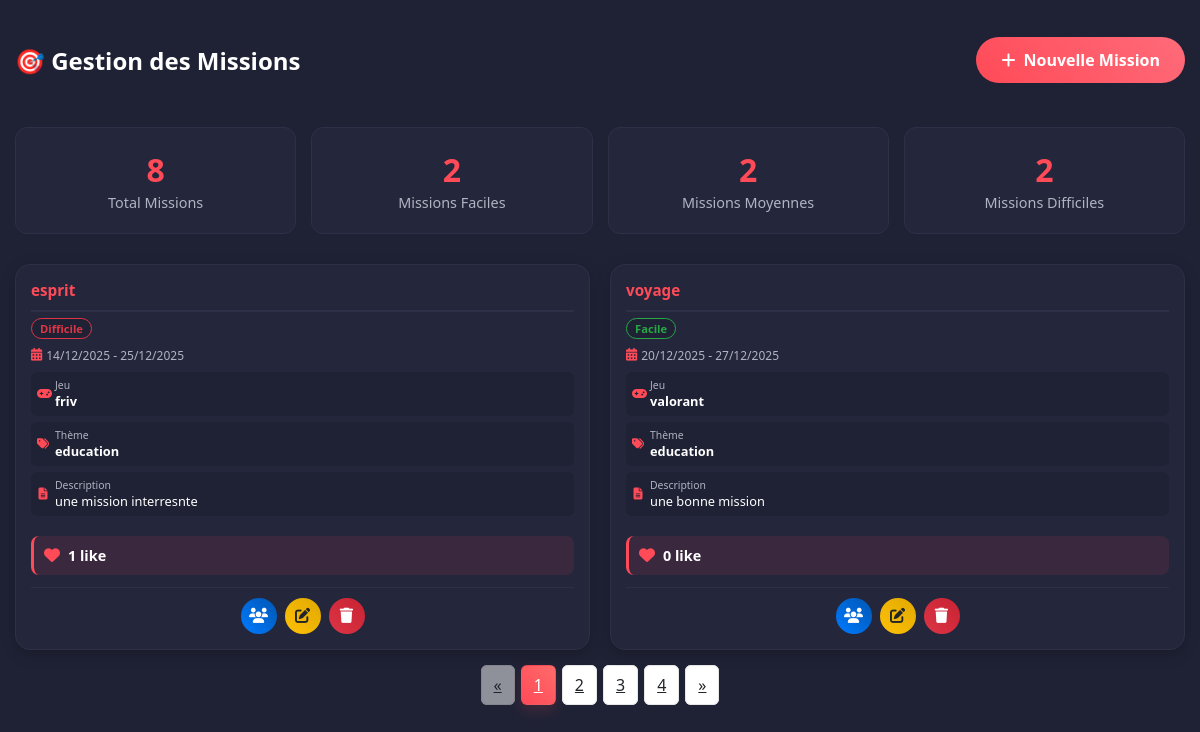
Before: /view/backoffice/mission/missionliste.php with the older database file.
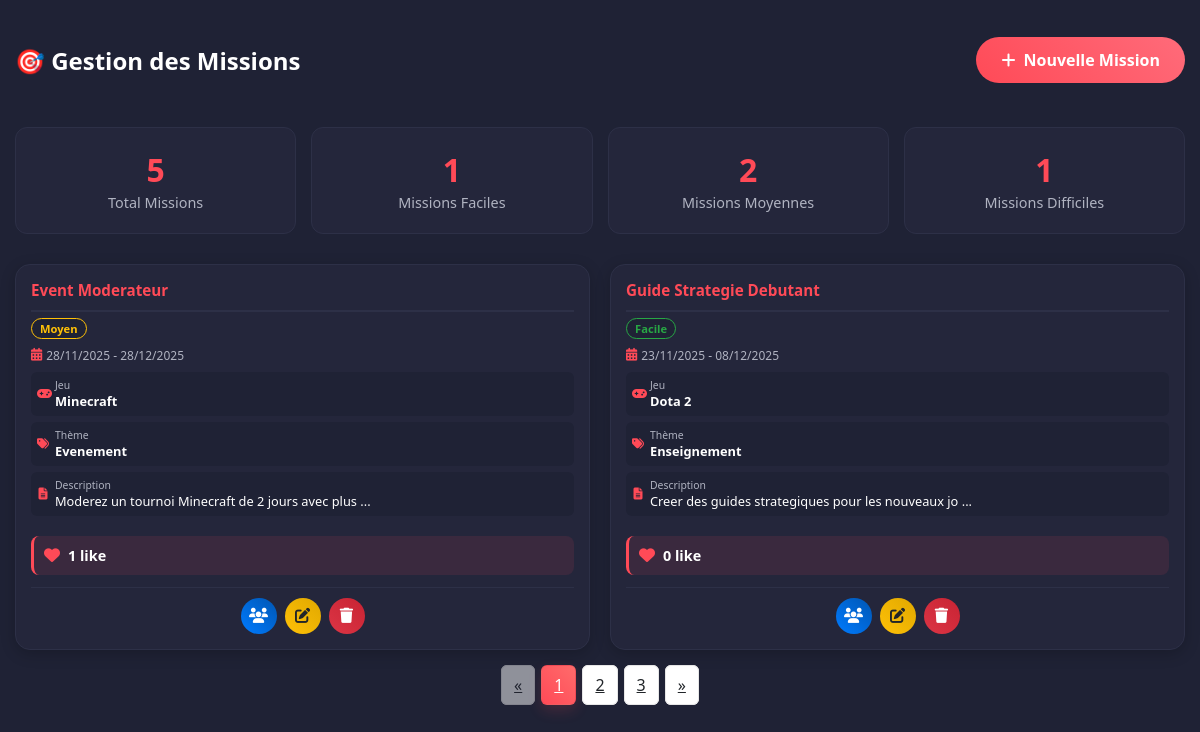
After: the same page with the newer database file.
### tables this page shows
CREATE TABLE `missions` (
  `id` int(11) NOT NULL,
  `titre` varchar(255) NOT NULL,
  `jeu` varchar(100) NOT NULL,
  `theme` varchar(100) DEFAULT NULL,
  `niveau_difficulte` enum('Facile','Moyen','Difficile','Expert') DEFAULT 'Moyen',
  `description` longtext DEFAULT NULL,
  `competences_requises` varchar(500) DEFAULT NULL,
  `salaire_propose` decimal(10,2) DEFAULT NULL,
  `duree_estimee` varchar(100) DEFAULT NULL,
  `nombre_places` int(11) DEFAULT 1,
  `date_creation` timestamp NOT NULL DEFAULT current_timestamp(),
  `date_debut` date DEFAULT NULL,
  `date_fin` date DEFAULT NULL,
  `statut` enum('Ouverte','En cours','Fermee','Annulee') DEFAULT 'Ouverte',
  `createur_id` int(11) NOT NULL,
  `partenaire_id` int(11) DEFAULT NULL
);

### db_config.php (called while the page is built)
<?php
class config
{
    private static $pdo = null;
    public static function getConnexion()
    {
        if (!isset(self::$pdo)) {
            $servername = "localhost";
            $username = "root";
            $password = "";
            $dbname = "projetweb3";
            $port = 3306;
            try {
                self::$pdo = new PDO(
                    "mysql:host=$servername;port=$port;dbname=$dbname",
                    $username,
                    $password,
                    [
                        PDO::ATTR_ERRMODE => PDO::ERRMODE_EXCEPTION,
                        PDO::ATTR_DEFAULT_FETCH_MODE => PDO::FETCH_ASSOC,
                        PDO::ATTR_EMULATE_PREPARES => false
                    ]
                );
            } catch (PDOException $e) {
                die('Erreur de connexion: ' . $e->getMessage());
            }
        }
        return self::$pdo;
    }
}
?>

### controller/missioncontroller.php (called while the page is built, shortened)
<?php
require_once __DIR__ . '/../db_config.php';
class missioncontroller
{
    private $db;
    public function __construct()
    {
        $this->db = config::getConnexion();
    }
    public function missionliste()
    {
        $sql = "SELECT * FROM missions ORDER BY date_creation DESC";
        $stmt = $this->db->prepare($sql);
        $stmt->execute();
        return $stmt->fetchAll(PDO::FETCH_ASSOC);
    }
    public function getMissionsPaginated(int $page = 1, int $perPage = 10): array
    {
        $offset = ($page - 1) * $perPage;
        $countSql = "SELECT COUNT(*) as cnt FROM missions";
        $countStmt = $this->db->prepare($countSql);
        $countStmt->execute();
        $total = (int) $countStmt->fetch(PDO::FETCH_ASSOC)['cnt'];
        $sql = "SELECT * FROM missions ORDER BY date_creation DESC LIMIT :limit OFFSET :offset";
        $stmt = $this->db->prepare($sql);
        $stmt->bindValue(':limit', (int)$perPage, PDO::PARAM_INT);
        $stmt->bindValue(':offset', (int)$offset, PDO::PARAM_INT);
        $stmt->execute();
        $data = $stmt->fetchAll(PDO::FETCH_ASSOC);
        return ['data' => $data, 'total' => $total];
    }
}

### controller/LikeController.php (called while the page is built, shortened)
<?php
require_once __DIR__ . '/../db_config.php';
class LikeController
{
    private $db;
    private static $tableCreated = false;
    public function __construct()
    {
        $this->db = config::getConnexion();
        $this->ensureTableExists();
    }
    private function ensureTableExists()
    {
        if (self::$tableCreated) {
            return;
        }
        try {
            $this->db->query("SELECT 1 FROM likes_missions LIMIT 1");
            self::$tableCreated = true;
        } catch (PDOException $e) {
            if (strpos($e->getMessage(), "doesn't exist") !== false ||
                strpos($e->getMessage(), "Unknown table") !== false) {
                $this->createTable();
                self::$tableCreated = true;
            }
        }
    }
    public function getLikesCountForMissions(array $mission_ids)
    {
        try {
            $placeholders = implode(',', array_fill(0, count($mission_ids), '?'));
            $sql = "SELECT mission_id, COUNT(*) as count
                    FROM likes_missions
                    WHERE mission_id IN ($placeholders)
                    GROUP BY mission_id";
            $stmt = $this->db->prepare($sql);
            $stmt->execute($mission_ids);
            $results = $stmt->fetchAll(PDO::FETCH_ASSOC);
            $likesCount = [];
            foreach ($results as $row) {
                $likesCount[$row['mission_id']] = (int) $row['count'];
            }
            foreach ($mission_ids as $mission_id) {
                if (!isset($likesCount[$mission_id])) {
                    $likesCount[$mission_id] = 0;
                }
            }
            return $likesCount;
        } catch (PDOException $e) {
            if (strpos($e->getMessage(), "doesn't exist") !== false) {
                $this->createTable();
                self::$tableCreated = true;
                return array_fill_keys($mission_ids, 0);
            }
            throw $e;
        }
    }
}

### view/backoffice/mission/missionliste.php (the view, shortened to what the changed rows need)
<?php
require_once __DIR__ . '/../../../controller/missioncontroller.php';
require_once __DIR__ . '/../../../controller/LikeController.php';
$missionC = new missioncontroller();
$likeController = new LikeController();
$page = isset($_GET['page']) ? max(1, intval($_GET['page'])) : 1;
$perPage = 2;
$pag = $missionC->getMissionsPaginated($page, $perPage);
$missions = $pag['data'];
$totalMissions = $pag['total'];
$totalPages = (int) ceil($totalMissions / $perPage);
$allMissions = $missionC->missionliste();
$missionIds = array_column($missions, 'id');
$likesCount = $likeController->getLikesCountForMissions($missionIds);
?>
<!DOCTYPE html>
<html lang="fr">
<head>
    <link rel="stylesheet" href="../assets/css/custom-backoffice.css">
    <link rel="stylesheet" href="https://cdnjs.cloudflare.com/ajax/libs/font-awesome/6.5.0/css/all.min.css">
</head>
<body>
<div class="container mt-4">
    <div class="missions-header">
        <h2 class="text-white">🎯 Gestion des Missions</h2>
    </div>
        <div class="missions-stats">
        <div class="mission-stat-card">
            <span class="mission-stat-number"><?= count($allMissions) ?></span>
            <span class="mission-stat-label">Total Missions</span>
        </div>
        <div class="mission-stat-card">
            <span class="mission-stat-number">
                <?= count(array_filter($allMissions, fn($m) => strtolower($m['niveau_difficulte']) === 'facile')) ?>
            </span>
            <span class="mission-stat-label">Missions Faciles</span>
        </div>
        <div class="mission-stat-card">
            <span class="mission-stat-number">
                <?= count(array_filter($allMissions, fn($m) => strtolower($m['niveau_difficulte']) === 'difficile')) ?>
            </span>
            <span class="mission-stat-label">Missions Difficiles</span>
        </div>
    </div>
    <div class="mission-grid">
        <?php if (empty($missions)): ?>
            <div class="empty-state">
                <i class="fas fa-tasks"></i>
                <h3>Aucune mission trouvée</h3>
                <p>Commencez par créer votre première mission</p>
                <a href="addmission.php" class="add-mission-btn" style="margin-top: 15px;">
                    <i class="fas fa-plus"></i> Créer une mission
                </a>
            </div>
        <?php else: ?>
            <?php foreach ($missions as $m): ?>
                <div class="mission-card">
                    <div class="mission-header">
                        <div>
                            <h3 class="mission-title"><?= htmlspecialchars($m['titre']) ?></h3>
                            <span class="mission-difficulty difficulty-<?= strtolower($m['niveau_difficulte']) ?>">
                                <?= ucfirst($m['niveau_difficulte']) ?>
                            </span>
                        </div>
                    </div>
                    <div class="mission-dates">
                        <div class="date-info">
                            <i class="fas fa-calendar-alt"></i>
                            <span><?= date('d/m/Y', strtotime($m['date_debut'])) ?> - <?= date('d/m/Y', strtotime($m['date_fin'])) ?></span>
                        </div>
                    </div>
                    <div class="mission-details">
                        <div class="detail-item">
                            <i class="fas fa-gamepad"></i>
                            <div>
                                <div class="detail-label">Jeu</div>
                                <div class="detail-value"><?= htmlspecialchars($m['jeu']) ?></div>
                            </div>
                        </div>
                        <div class="detail-item">
                            <i class="fas fa-tags"></i>
                            <div>
                                <div class="detail-label">Thème</div>
                                <div class="detail-value"><?= htmlspecialchars($m['theme']) ?></div>
                            </div>
                        </div>
                        <?php if (!empty($m['description'])): ?>
                        <div class="detail-item" style="grid-column: 1 / -1;">
                            <i class="fas fa-file-alt"></i>
                            <div>
                                <div class="detail-label">Description</div>
                                <div class="detail-value" style="font-weight: normal; overflow: hidden; text-overflow: ellipsis; white-space: nowrap;">
                                    <?= htmlspecialchars(substr($m['description'], 0, 50)) ?>
                                    <?= strlen($m['description']) > 50 ? '...' : '' ?>
                                </div>
                            </div>
                        </div>
                        <?php endif; ?>
                    </div>
                    <div class="mission-likes-info" style="margin: 12px 0; padding: 10px; background: rgba(255, 74, 87, 0.1); border-radius: 8px; border-left: 3px solid #ff4a57; display: flex; align-items: center; gap: 8px;">
                        <i class="fas fa-heart" style="color: #ff4a57; font-size: 1rem;"></i>
                        <span style="color: var(--text-color); font-weight: 600; font-size: 0.9rem;">
                            <?= isset($likesCount[$m['id']]) ? number_format($likesCount[$m['id']], 0, ',', ' ') : '0' ?>
                            <?= isset($likesCount[$m['id']]) && $likesCount[$m['id']] > 1 ? 'likes' : 'like' ?>
                        </span>
                    </div>
                    <div class="mission-actions">
                        <a href="../condidature/listecondidature.php?mission_id=<?= $m['id'] ?>&mission_titre=<?= urlencode($m['titre']) ?>"
                           class="btn-icon btn-candidatures"
                           title="Voir les candidatures">
                            <i class="fas fa-users"></i>
                        </a>
                        <a href="modifiermission.php?id=<?= $m['id'] ?>"
                           class="btn-icon btn-modifier"
                           title="Modifier la mission">
                            <i class="fas fa-edit"></i>
                        </a>
                        <a href="deletemission.php?id=<?= $m['id'] ?>"
                           class="btn-icon btn-supprimer"
                           title="Supprimer la mission"
                           onclick="return confirm('Êtes-vous sûr de vouloir supprimer cette mission ?');">
                            <i class="fas fa-trash"></i>
                        </a>
                    </div>
                </div>
            <?php endforeach; ?>
        <?php endif; ?>
    </div>
    <?php if ($totalPages > 1): ?>
    <div class="text-center mt-4">
        <nav aria-label="Pagination">
            <ul class="pagination justify-content-center">
                <?php for ($p = 1; $p <= $totalPages; $p++): ?>
                    <li class="page-item <?= $p === $page ? 'active' : '' ?>">
                        <a class="page-link" href="?page=<?= $p ?>"><?= $p ?></a>
                    </li>
                <?php endfor; ?>
            </ul>
        </nav>
    </div>
    <?php endif; ?>
</div>
</body>
</html>

Changed rows visible on the page:
removed missions: titre "esprit", niveau_difficulte "Difficile", date_debut "14/12/2025", date_fin "25/12/2025", jeu "friv", theme "education", description "une mission interresnte", id "1", shows "like"
removed missions: titre "voyage", niveau_difficulte "Facile", date_debut "20/12/2025", date_fin "27/12/2025", jeu "valorant", theme "education", description "une bonne mission", id "0", shows "like"
now on this page (row edited): missions: titre "Event Moderateur", niveau_difficulte "Moyen", date_debut "28/11/2025", date_fin "28/12/2025", jeu "Minecraft", theme "Evenement", description "Moderez un tournoi Minecraft de 2 jours avec plus", id "1", shows "like"
now on this page (row edited): missions: titre "Guide Strategie Debutant", niveau_difficulte "Facile", date_debut "23/11/2025", date_fin "08/12/2025", jeu "Dota 2", theme "Enseignement", description "Creer des guides strategiques pour les nouveaux jo", id "0", shows "like"
Other visible differences:
count($allMissions): "8" → "5"
text no longer shown: "2 2"
text now shown: "1 1"
list line gone: "4"
